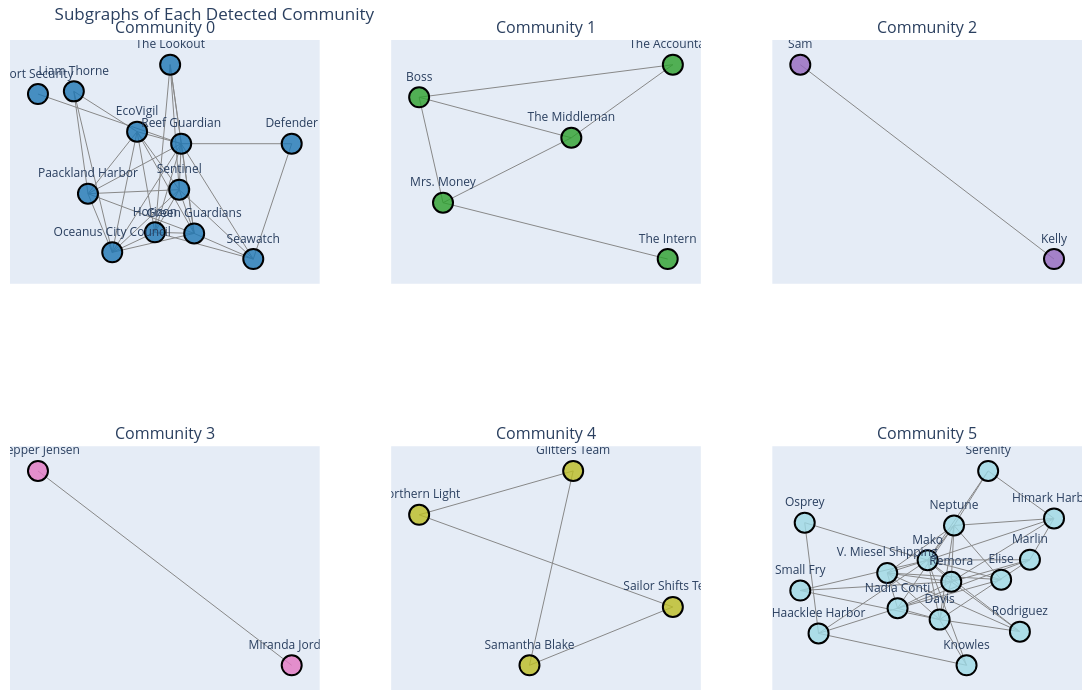

The notebook cell this image was saved under:
### Code cell
import pandas as pd
import networkx as nx
import community as community_louvain
import plotly.graph_objects as go
from plotly.subplots import make_subplots
import matplotlib.cm as cm

# --- Load your data ---
df = pd.read_csv('data/MC3_comms_cleaned.csv')

# --- Build the undirected communication graph ---
G = nx.Graph()
for _, row in df.iterrows():
    G.add_edge(row['source'], row['target'])

# --- Run Louvain community detection ---
partition = community_louvain.best_partition(G)
communities = set(partition.values())

# --- Prepare subgraphs for each community ---
community_nodes = {c: [n for n in G.nodes() if partition[n] == c] for c in communities}
community_graphs = {c: G.subgraph(nodes) for c, nodes in community_nodes.items()}

# --- Create subplots ---
n_communities = len(communities)
cols = min(n_communities, 3)
rows = (n_communities + cols - 1) // cols

fig = make_subplots(rows=rows, cols=cols, subplot_titles=[f"Community {c}" for c in communities])

color_map = cm.get_cmap('tab20', n_communities)
for idx, c in enumerate(sorted(communities)):
    subG = community_graphs[c]
    # More spacing for each community
    pos = nx.spring_layout(subG, seed=42, k=1.5)
    node_x, node_y, node_text = [], [], []
    for node in subG.nodes():
        x, y = pos[node]
        node_x.append(x)
        node_y.append(y)
        node_text.append(node)
    node_color = f'rgba({int(color_map(c)[0]*255)},{int(color_map(c)[1]*255)},{int(color_map(c)[2]*255)},0.8)'
    node_trace = go.Scatter(
        x=node_x, y=node_y,
        mode='markers+text',
        text=node_text,
        textposition='top center',
        marker=dict(
            color=node_color,
            size=20,
            line=dict(width=2, color='black')
        ),
        hoverinfo='text',
        showlegend=False
    )
    edge_x, edge_y = [], []
    for src, tgt in subG.edges():
        x0, y0 = pos[src]
        x1, y1 = pos[tgt]
        edge_x += [x0, x1, None]
        edge_y += [y0, y1, None]
    edge_trace = go.Scatter(
        x=edge_x, y=edge_y,
        line=dict(width=1, color='#888'),
        hoverinfo='none',
        mode='lines',
        showlegend=False
    )
    row = idx // cols + 1
    col = idx % cols + 1
    fig.add_trace(edge_trace, row=row, col=col)
    fig.add_trace(node_trace, row=row, col=col)

fig.update_layout(
    title="Subgraphs of Each Detected Community",
    height=350 * rows,
    width=400 * cols,
    margin=dict(l=10, r=10, t=40, b=10)
)
for i in range(1, n_communities + 1):
    fig.update_xaxes(showgrid=False, zeroline=False, showticklabels=False, row=(i-1)//cols+1, col=(i-1)%cols+1)
    fig.update_yaxes(showgrid=False, zeroline=False, showticklabels=False, row=(i-1)//cols+1, col=(i-1)%cols+1)
fig.show()

### Figure 1 — Plotly figure (JSON) as saved in the notebook; plotly's stock layout.template omitted (floating-point values rounded to 4 significant figures; data arrays with more than 128 entries replaced by an {"elided": "..."} marker saying what was removed)
{"data": [{"hoverinfo": "none", "line": {"color": "#888", "width": 1}, "mode": "lines", "showlegend": false, "type": "scatter", "x": [-0.1405, 0.2804, null, -0.1405, -0.009247, null, -0.1405, 0.1847, null, -0.1405, -0.1405, null, -0.1405, 0.1702, null, -0.1405, -0.5028, null, -0.1405, -0.3239, null, -0.1405, -0.6071, null, 1, 0.1847, null, 1, 0.7165, null, -0.009247, 0.2804, null, -0.009247, 0.1702, null, -0.009247, 0.1847, null, -0.009247, 0.1033, null, -0.009247, 0.7165, null, -0.009247, -0.3239, null, -0.8716, 0.1847, null, 0.1847, -0.5028, null, 0.1847, 0.2804, null, 0.1847, 0.1702, null, 0.1847, -0.3239, null, 0.1847, 0.7165, null, 0.1847, 0.1033, null, 0.1033, 0.1702, null, 0.1033, 0.2804, null, 0.2804, 0.1702, null, 0.2804, 0.7165, null, 0.2804, -0.3239, null, 0.2804, -0.5028, null, -0.3239, -0.5028, null, -0.3239, -0.6071, null, -0.3239, 0.1702, null, -0.6071, -0.5028, null, 0.1702, -0.5028, null, 0.1702, 0.7165, null], "xaxis": "x", "y": [0.2067, -0.3544, null, 0.2067, -0.3484, null, 0.2067, 0.1404, null, 0.2067, 0.2067, null, 0.2067, -0.1133, null, 0.2067, -0.1355, null, 0.2067, -0.4588, null, 0.2067, 0.4289, null, 0.1401, 0.1404, null, 0.1401, -0.4959, null, -0.3484, -0.3544, null, -0.3484, -0.1133, null, -0.3484, 0.1404, null, -0.3484, 0.576, null, -0.3484, -0.4959, null, -0.3484, -0.4588, null, 0.4141, 0.1404, null, 0.1404, -0.1355, null, 0.1404, -0.3544, null, 0.1404, -0.1133, null, 0.1404, -0.4588, null, 0.1404, -0.4959, null, 0.1404, 0.576, null, 0.576, -0.1133, null, 0.576, -0.3544, null, -0.3544, -0.1133, null, -0.3544, -0.4959, null, -0.3544, -0.4588, null, -0.3544, -0.1355, null, -0.4588, -0.1355, null, -0.4588, 0.4289, null, -0.4588, -0.1133, null, 0.4289, -0.1355, null, -0.1133, -0.1355, null, -0.1133, -0.4959, null], "yaxis": "y"}, {"hoverinfo": "text", "marker": {"color": "rgba(31,119,180,0.8)", "line": {"color": "black", "width": 2}, "size": 20}, "mode": "markers+text", "showlegend": false, "text": ["EcoVigil", "Defender", "Horizon", "Port Security", "Reef Guardian", "The Lookout", "Green Guardians", "Oceanus City Council", "Liam Thorne", "Sentinel", "Seawatch", "Paackland Harbor"], "textposition": "top center", "type": "scatter", "x": [-0.1405, 1, -0.009247, -0.8716, 0.1847, 0.1033, 0.2804, -0.3239, -0.6071, 0.1702, 0.7165, -0.5028], "xaxis": "x", "y": [0.2067, 0.1401, -0.3484, 0.4141, 0.1404, 0.576, -0.3544, -0.4588, 0.4289, -0.1133, -0.4959, -0.1355], "yaxis": "y"}, {"hoverinfo": "none", "line": {"color": "#888", "width": 1}, "mode": "lines", "showlegend": false, "type": "scatter", "x": [-0.463, -0.3815, null, -0.463, 0.05634, null, -0.463, 0.4028, null, 0.3853, -0.3815, null, 0.05634, -0.3815, null, 0.05634, 0.4028, null], "xaxis": "x2", "y": [0.5154, -0.4722, null, 0.5154, 0.1362, null, 0.5154, 0.8206, null, -1, -0.4722, null, 0.1362, -0.4722, null, 0.1362, 0.8206, null], "yaxis": "y2"}, {"hoverinfo": "text", "marker": {"color": "rgba(44,160,44,0.8)", "line": {"color": "black", "width": 2}, "size": 20}, "mode": "markers+text", "showlegend": false, "text": ["Boss", "The Intern", "The Middleman", "Mrs. Money", "The Accountant"], "textposition": "top center", "type": "scatter", "x": [-0.463, 0.3853, 0.05634, -0.3815, 0.4028], "xaxis": "x2", "y": [0.5154, -1, 0.1362, -0.4722, 0.8206], "yaxis": "y2"}, {"hoverinfo": "none", "line": {"color": "#888", "width": 1}, "mode": "lines", "showlegend": false, "type": "scatter", "x": [-1, 1, null], "xaxis": "x3", "y": [0.9849, -0.9849, null], "yaxis": "y3"}, {"hoverinfo": "text", "marker": {"color": "rgba(148,103,189,0.8)", "line": {"color": "black", "width": 2}, "size": 20}, "mode": "markers+text", "showlegend": false, "text": ["Sam", "Kelly"], "textposition": "top center", "type": "scatter", "x": [-1, 1], "xaxis": "x3", "y": [0.9849, -0.9849], "yaxis": "y3"}, {"hoverinfo": "none", "line": {"color": "#888", "width": 1}, "mode": "lines", "showlegend": false, "type": "scatter", "x": [-1, 1, null], "xaxis": "x4", "y": [0.9849, -0.9849, null], "yaxis": "y4"}, {"hoverinfo": "text", "marker": {"color": "rgba(227,119,194,0.8)", "line": {"color": "black", "width": 2}, "size": 20}, "mode": "markers+text", "showlegend": false, "text": ["Clepper Jensen", "Miranda Jordan"], "textposition": "top center", "type": "scatter", "x": [-1, 1], "xaxis": "x4", "y": [0.9849, -0.9849], "yaxis": "y4"}, {"hoverinfo": "none", "line": {"color": "#888", "width": 1}, "mode": "lines", "showlegend": false, "type": "scatter", "x": [0.1665, -0.1303, null, 0.1665, -0.8796, null, 0.8435, -0.1303, null, 0.8435, -0.8796, null], "xaxis": "x5", "y": [0.9279, -1, null, 0.9279, 0.4932, null, -0.4211, -1, null, -0.4211, 0.4932, null], "yaxis": "y5"}, {"hoverinfo": "text", "marker": {"color": "rgba(188,189,34,0.8)", "line": {"color": "black", "width": 2}, "size": 20}, "mode": "markers+text", "showlegend": false, "text": ["Glitters Team", "Sailor Shifts Team", "Samantha Blake", "Northern Light"], "textposition": "top center", "type": "scatter", "x": [0.1665, 0.8435, -0.1303, -0.8796], "xaxis": "x5", "y": [0.9279, -0.4211, -1, 0.4932], "yaxis": "y5"}, {"hoverinfo": "none", "line": {"color": "#888", "width": 1}, "mode": "lines", "showlegend": false, "type": "scatter", "x": {"elided": "129 float values"}, "xaxis": "x6", "y": {"elided": "129 float values"}, "yaxis": "y6"}, {"hoverinfo": "text", "marker": {"color": "rgba(158,218,229,0.8)", "line": {"color": "black", "width": 2}, "size": 20}, "mode": "markers+text", "showlegend": false, "text": ["Neptune", "Himark Harbor", "Haacklee Harbor", "V. Miesel Shipping", "Marlin", "Mako", "Rodriguez", "Davis", "Osprey", "Elise", "Knowles", "Remora", "Serenity", "Small Fry", "Nadia Conti"], "textposition": "top center", "type": "scatter", "x": [0.1129, 0.741, -0.7379, -0.3066, 0.5897, -0.05294, 0.5267, 0.02253, -0.8248, 0.4089, 0.1917, 0.09557, 0.3274, -0.8525, -0.2417], "xaxis": "x6", "y": [0.4809, 0.5484, -0.5459, 0.0294, 0.1554, 0.1509, -0.529, -0.4148, 0.5076, -0.03435, -0.8496, -0.05444, 1, -0.1379, -0.3067], "yaxis": "y6"}], "layout": {"annotations": [{"font": {"size": 16}, "showarrow": false, "text": "Community 0", "x": 0.1444, "xanchor": "center", "xref": "paper", "y": 1, "yanchor": "bottom", "yref": "paper"}, {"font": {"size": 16}, "showarrow": false, "text": "Community 1", "x": 0.5, "xanchor": "center", "xref": "paper", "y": 1, "yanchor": "bottom", "yref": "paper"}, {"font": {"size": 16}, "showarrow": false, "text": "Community 2", "x": 0.8556, "xanchor": "center", "xref": "paper", "y": 1, "yanchor": "bottom", "yref": "paper"}, {"font": {"size": 16}, "showarrow": false, "text": "Community 3", "x": 0.1444, "xanchor": "center", "xref": "paper", "y": 0.375, "yanchor": "bottom", "yref": "paper"}, {"font": {"size": 16}, "showarrow": false, "text": "Community 4", "x": 0.5, "xanchor": "center", "xref": "paper", "y": 0.375, "yanchor": "bottom", "yref": "paper"}, {"font": {"size": 16}, "showarrow": false, "text": "Community 5", "x": 0.8556, "xanchor": "center", "xref": "paper", "y": 0.375, "yanchor": "bottom", "yref": "paper"}], "height": 700, "margin": {"b": 10, "l": 10, "r": 10, "t": 40}, "title": {"text": "Subgraphs of Each Detected Community"}, "width": 1200, "xaxis": {"anchor": "y", "domain": [0, 0.2889], "showgrid": false, "showticklabels": false, "zeroline": false}, "xaxis2": {"anchor": "y2", "domain": [0.3556, 0.6444], "showgrid": false, "showticklabels": false, "zeroline": false}, "xaxis3": {"anchor": "y3", "domain": [0.7111, 1], "showgrid": false, "showticklabels": false, "zeroline": false}, "xaxis4": {"anchor": "y4", "domain": [0, 0.2889], "showgrid": false, "showticklabels": false, "zeroline": false}, "xaxis5": {"anchor": "y5", "domain": [0.3556, 0.6444], "showgrid": false, "showticklabels": false, "zeroline": false}, "xaxis6": {"anchor": "y6", "domain": [0.7111, 1], "showgrid": false, "showticklabels": false, "zeroline": false}, "yaxis": {"anchor": "x", "domain": [0.625, 1], "showgrid": false, "showticklabels": false, "zeroline": false}, "yaxis2": {"anchor": "x2", "domain": [0.625, 1], "showgrid": false, "showticklabels": false, "zeroline": false}, "yaxis3": {"anchor": "x3", "domain": [0.625, 1], "showgrid": false, "showticklabels": false, "zeroline": false}, "yaxis4": {"anchor": "x4", "domain": [0, 0.375], "showgrid": false, "showticklabels": false, "zeroline": false}, "yaxis5": {"anchor": "x5", "domain": [0, 0.375], "showgrid": false, "showticklabels": false, "zeroline": false}, "yaxis6": {"anchor": "x6", "domain": [0, 0.375], "showgrid": false, "showticklabels": false, "zeroline": false}}}
